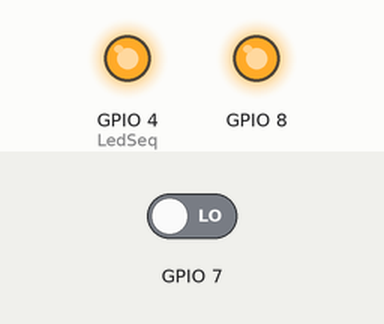
Recording of a program running on a simulated Raspberry Pi (BCM pin numbers). Shown: output pins drawn as LEDs (lit = HIGH). Inputs (shaded band) come from the test bench; at power-on: GPIO 7 LOW.

Above: at 0.2 s.
At 4.1 s:
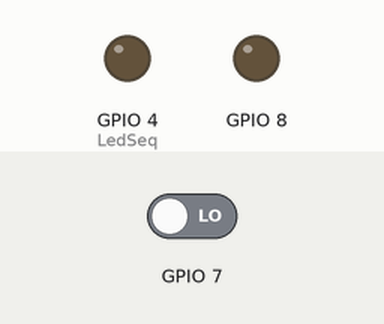
Timing chart, 0 to 5.1 s (numbered marks = the images above):
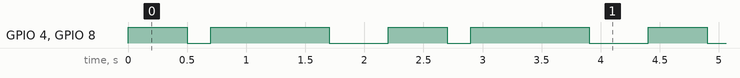

Measured:
- by itself, GPIO 4 (LedSeq), GPIO 8: repeats every 2.2 s: LOW 0.20 s, HIGH 1.0 s, LOW 0.50 s, HIGH 0.50 s
- by itself, everything shown: repeats every 2.2 s, in 4 steps

The program:

alarm.py
```python
#!/usr/bin/python

#--------------------------------------
#     Alarm
#
# Author : sguernion
# Date   : 20/05/2013
#
# https://github.com/sguernion/myPI
#
#--------------------------------------

# Import required libraries
import RPi.GPIO as GPIO
import time
import sys

# Tell GPIO library to use GPIO references
GPIO.setmode(GPIO.BCM)

# Configure GPIO8 as an outout
GPIO.setup(8, GPIO.OUT)

# Set Switch GPIO as input
GPIO.setup(7 , GPIO.IN)

#4,17
LedSeq = [4]
LedSize = 1


for x in range(LedSize):
    GPIO.setup(LedSeq[x], GPIO.OUT)
    GPIO.output(LedSeq[x], False)

# Turn Buzzer off
GPIO.output(8, False)


alarm = True

def my_callback(channel):
    global alarm
    alarm = False
    GPIO.cleanup()
    sys.exit()
    return

try:
  GPIO.add_event_detect(7, GPIO.RISING)
  GPIO.add_event_callback(7, my_callback)
  # Loop until users quits with CTRL-C
  while alarm :
    # Turn Buzzer on
    GPIO.output(8, True)
    for x in range(LedSize):
         GPIO.output(LedSeq[x], True)

    # Wait 1 second
    time.sleep(0.5)

    # Turn Buzzer off
    GPIO.output(8, False)
    for x in range(LedSize):
         GPIO.output(LedSeq[x], False)
    time.sleep(0.2)

	# long sequence
	# Turn Buzzer on
    GPIO.output(8, True)
    for x in range(LedSize):
         GPIO.output(LedSeq[x], True)

    # Wait 1 second
    time.sleep(1)

    # Turn Buzzer off
    GPIO.output(8, False)
    for x in range(LedSize):
         GPIO.output(LedSeq[x], False)
    time.sleep(0.5)

except KeyboardInterrupt:
  # Reset GPIO settings
  GPIO.cleanup()
```
